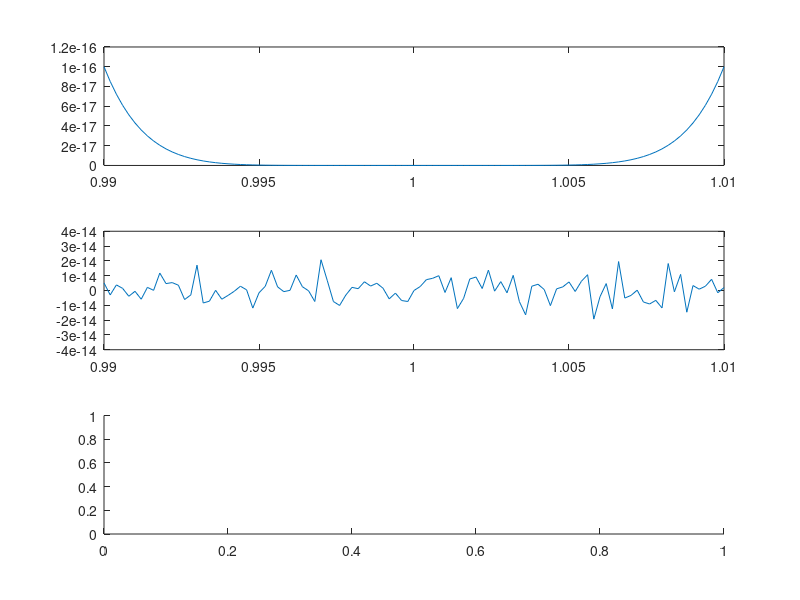

The MATLAB script that drew this image: (Note: this script raises an error after producing the figure.)
eval1 = @(x) ((x-1).^8);
eval2 = @(x) (1-8.0 * x +28.0 * x.^2 - 56.0 * x.^3 +70.0 * x.^4 -56.0 * x.^5 +28.0 * x.^6 - 8.0 * x.^7 + x.^8);
eval3 = @(x) eval_polinomio([1 -8.0 28.0 -56.0 70.0 -56.0 28.0 -8.0 1], x);

f = cell(3, 1);

f{1} = eval1;
f{2} = eval2;
f{3} = eval3;

nodes = 0.99:0.0002:1.01;

for i = 1:3
    subplot(3,1,i), plot(nodes, f{i}(nodes));
end